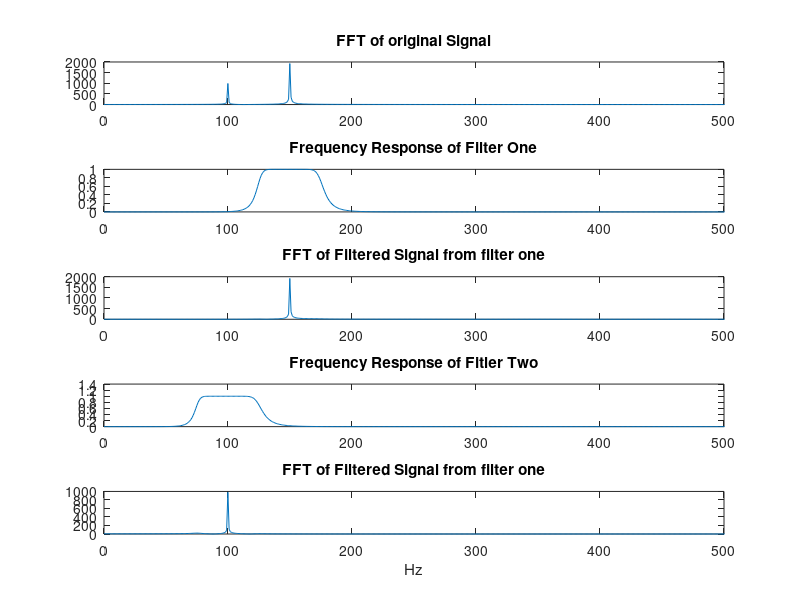

MATLAB code to generate this figure: (Note: this script raises an error after producing the figure.)
% Filters
% discrimminates what signal pass through it
% FIR and IIR Filters
% N => Filter order
% Wn => Edge frequency
% Rp => Passband peak to peak ripples in dB
% Rs => stopband peak to peak ripples in dB
% b,a => filter coefficients of length N + 1, 
% vector 'b' gives numerator and vector 'a' gives denominator values in descending power of z.
% These functions gives the filter coefficients b and a. 
% After obtaining the filter coefficients filter response can be obtained using 'freqz' function.

% [b,a] = butter(N,Wn);
% [b,a] = cheby1(N,Rp,Wp);
% [b,a] = cheby2(N,Rs,Ws);
% [b,a] = ellip(N,Rp,Rs,Wp);
clear all;
close all;
clc;

%  Frequency in Hz

F1 = 100;
F2 = 150;

% Sampling frequency

Fs = 1000;

% Time Vector

t = [0:1/Fs:1]; 

% Frequncy Vector

F = Fs*[0:length(t)-1]/length(t);

% Signal  

x = exp(j * 2 * pi * F1 * t) + 2 * exp(j * 2 * pi * F2 * t);

% Filter Coefficients

[bh,ah] = butter(6,[125 175]/500); 
[bl,al] = butter(6,[75 125]/500);

% Frequncy 

[hh,wh] = freqz(bh,ah,length(t),"whole");
[hl,wl] = freqz(bl,al,length(t),"whole");

% Filter operation 

yh = filtfilt(bh,ah,x);
yl = filtfilt(bl,al,x);

% Plotting

figure,
subplot(5,1,1),plot(F,abs(fft(x)));xlim([0 Fs/2]);
title("FFT of original Signal");
subplot(5,1,2),plot(F,abs(hh));xlim([0 Fs/2]);
title("Frequency Response of Filter One");
subplot(5,1,3),plot(F,abs(fft(yh)));xlim([0 Fs/2]);
title("FFT of Filtered Signal from filter one");
subplot(5,1,4),plot(F,abs(hl));xlim([0 Fs/2]);
title("Frequency Response of Fitler Two");
subplot(5,1,5),plot(F,abs(fft(yl)));xlim([0 Fs/2]);
title("FFT of Filtered Signal from filter one");
xlabel("Hz");

%  Pole zero constellation

[bh,ah] = eqtflength(bh,ah);
[zh,ph,kh] = tf2zp(bh,ah);
[bl,al] = eqtflength(bl,al);

% Plotting
figure,
subplot(1,2,1),zplane(bh,ah);xlim([-1.5 1.5]);ylim([-1.5 1.5]);
title("Filter One");
subplot(1,2,2),zplane(bl,al);xlim([-1.5 1.5]);ylim([-1.5 1.5]);
title("Filter Two");





pause